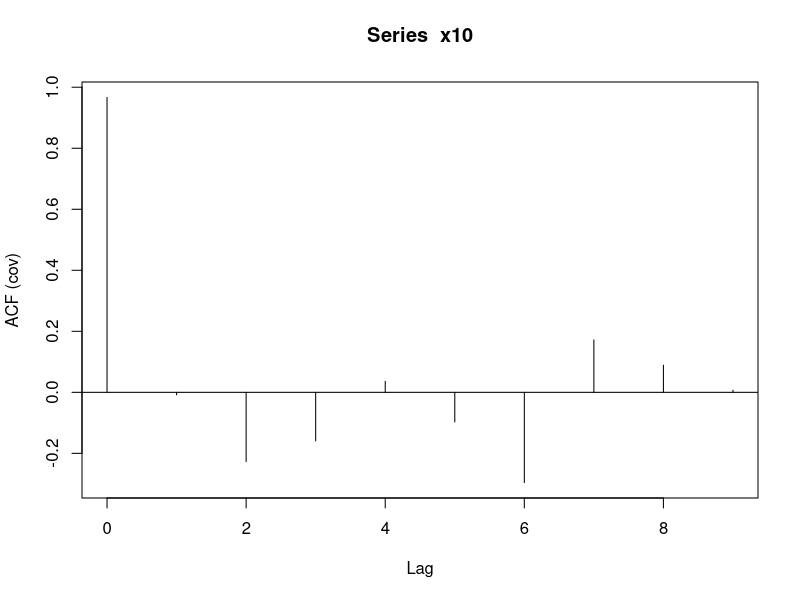
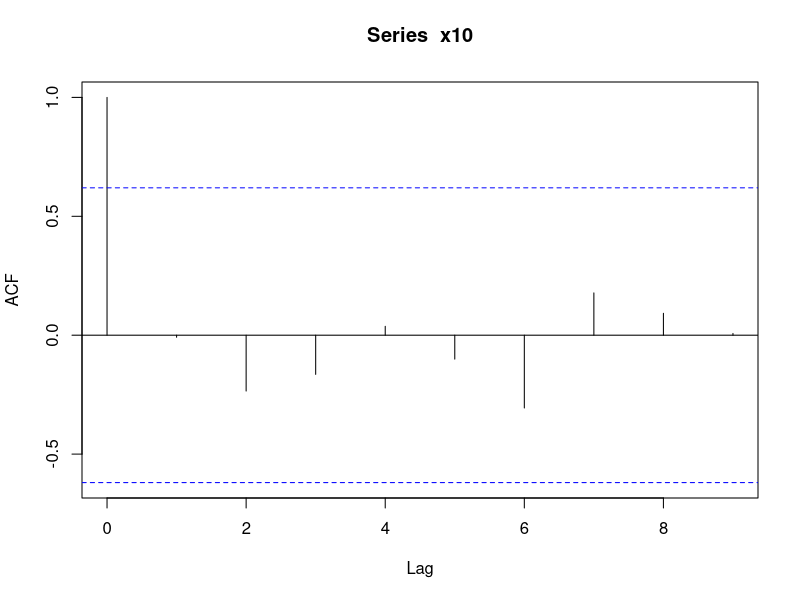
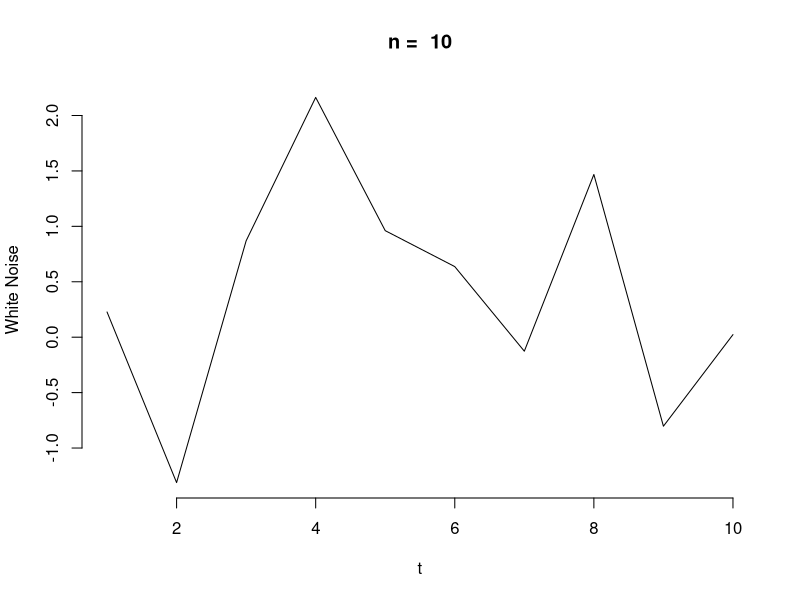
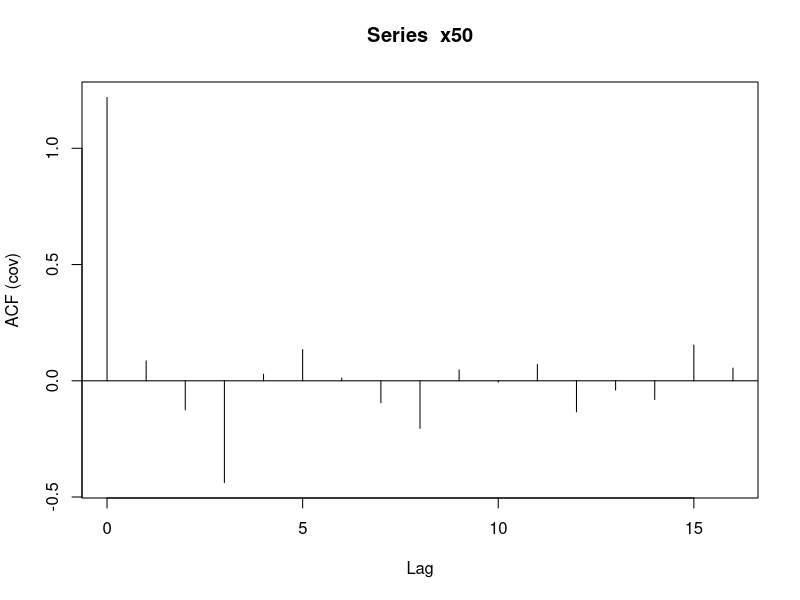
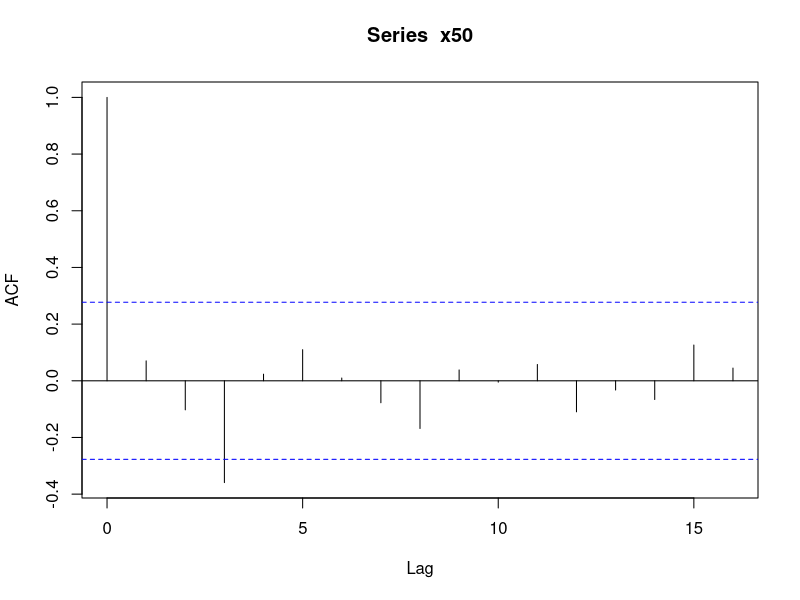
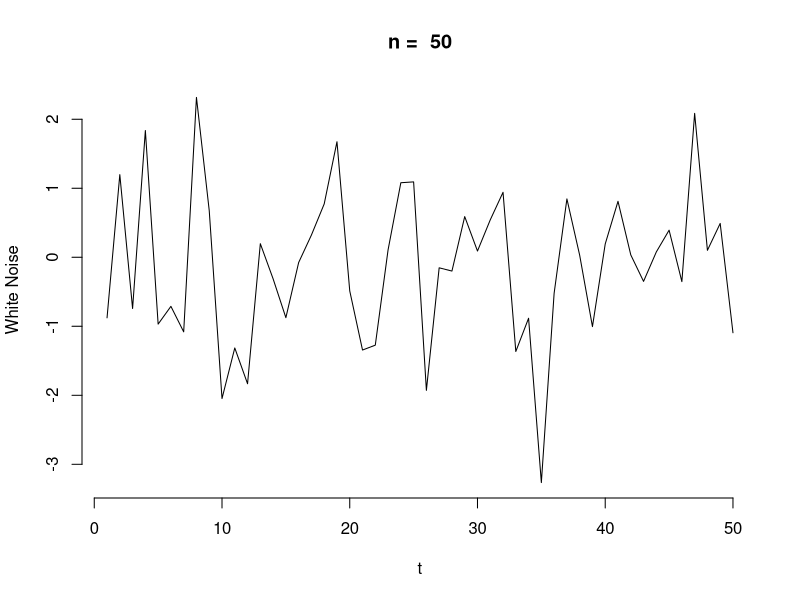
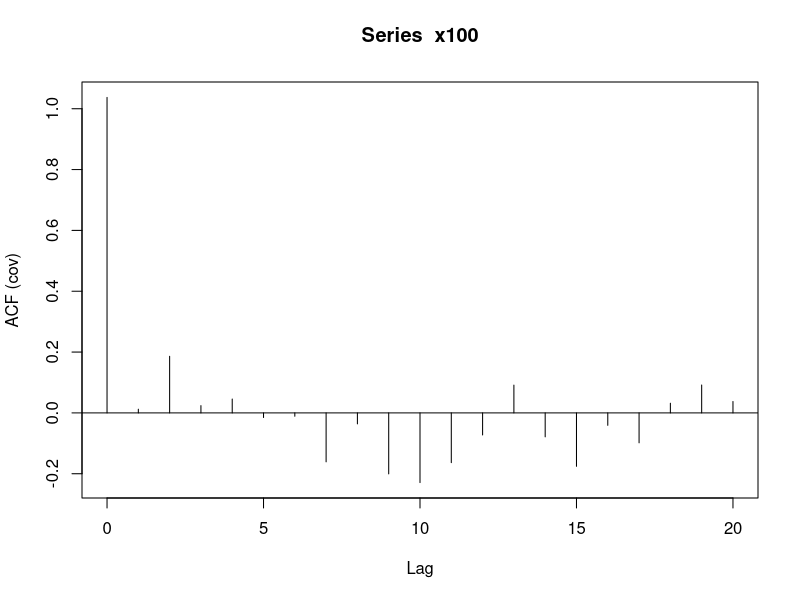
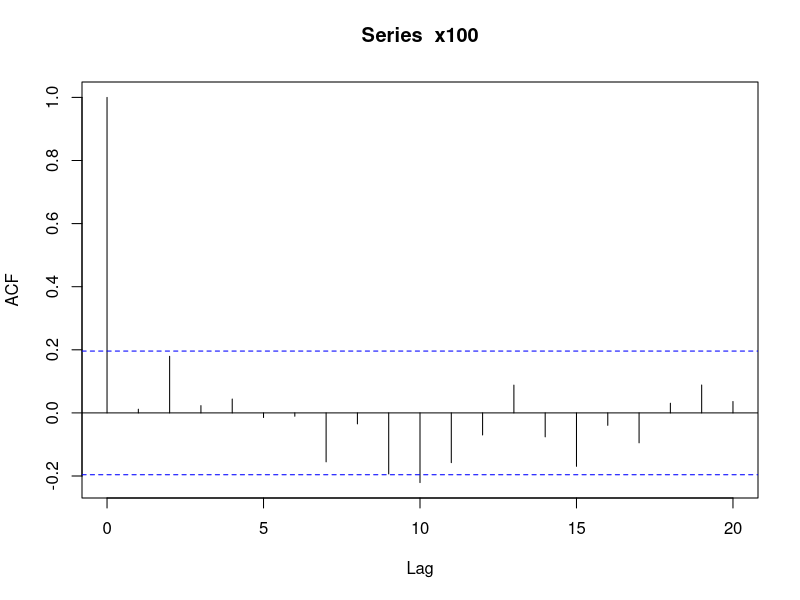

The R script that drew these images, in order:
## ---- chunk 1
knitr::opts_chunk$set(echo = TRUE)
## ---- chunk 2
x10 <- rnorm(10, 0, 1)
x50 <- rnorm(50, 0, 1)
x100 <- rnorm(100, 0, 1)
x1000 <- rnorm(1000, 0, 1)

## ---- chunk 3
acf(x10, type = "covariance")
## ---- chunk 4
acf(x10, type = "correlation")
## ---- chunk 5
plot( x10
     ,type='l'
     ,ylab="White Noise"
     ,xlab="t"
     ,frame.plot=FALSE
     ,main = paste("n = ",length(x10)))
## ---- chunk 6
acf(x50, type = "covariance")
## ---- chunk 7
acf(x50, type = "correlation")
## ---- chunk 8
plot( x50
     ,type='l'
     ,ylab="White Noise"
     ,xlab="t"
     ,frame.plot=FALSE
     ,main = paste("n = ",length(x50)))
## ---- chunk 9
acf(x100, type = "covariance")
## ---- chunk 10
acf(x100, type = "correlation")
## ---- chunk 11
plot( x100
     ,type='l'
     ,ylab="White Noise"
     ,xlab="t"
     ,frame.plot=FALSE
     ,main = paste("n = ",length(x100)))
## ---- chunk 12
acf(x1000, type = "covariance")
## ---- chunk 13
acf(x1000, type = "correlation")
## ---- chunk 14
plot( x1000
     ,type='l'
     ,ylab="White Noise"
     ,xlab="t"
     ,frame.plot=FALSE
     ,main = paste("n = ",length(x1000)))
## ---- chunk 15
aa <- rnorm(10,0,2)
bb <- rnorm(50,0,2)
cc <- rnorm(100,0,2)
dd <- rnorm(1000,0,2)
## ---- chunk 16
acf(aa,10)
## ---- chunk 17
plot(aa
     ,type='l'
     ,ylab="White Noise"
     ,xlab="t"
     ,frame.plot=FALSE
     ,main = paste("n = ",length(aa)))
## ---- chunk 18
acf(bb,10)
## ---- chunk 19
plot(bb,type='l'
     ,ylab="White Noise"
     ,xlab="t"
     ,frame.plot=FALSE
     ,main = paste("n = ",length(bb)))

## ---- chunk 20
acf(cc,10)
## ---- chunk 21
plot(cc
     ,type='l'
     ,ylab="White Noise"
     ,xlab="t"
     ,frame.plot=FALSE
     ,main = paste("n = ",length(cc)))
## ---- chunk 22
acf(dd,10)
## ---- chunk 23
plot(dd
     ,type='l'
     ,ylab="White Noise"
     ,xlab="t"
     ,frame.plot=FALSE
     ,main = paste("n = ",length(dd)))
